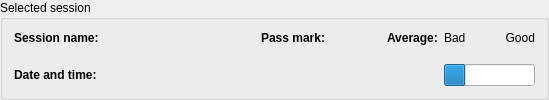
            <widget class="QGroupBox" name="SVCSGroupBox">
             <property name="sizePolicy">
              <sizepolicy hsizetype="Expanding" vsizetype="Fixed">
               <horstretch>0</horstretch>
               <verstretch>0</verstretch>
              </sizepolicy>
             </property>
             <property name="title">
              <string>Selected session</string>
             </property>
             <layout class="QGridLayout" name="gridLayout">
              <item row="0" column="0">
               <widget class="QLabel" name="label_current_session_name">
                <property name="text">
                 <string>&lt;b&gt;Session name:&lt;/b&gt;</string>
                </property>
                <property name="alignment">
                 <set>Qt::AlignLeading|Qt::AlignLeft|Qt::AlignTop</set>
                </property>
               </widget>
              </item>
              <item row="0" column="1">
               <widget class="QLabel" name="SVNameLabel">
                <property name="minimumSize">
                 <size>
                  <width>150</width>
                  <height>0</height>
                 </size>
                </property>
                <property name="statusTip">
                 <string>Name of the selected session</string>
                </property>
                <property name="alignment">
                 <set>Qt::AlignLeading|Qt::AlignLeft|Qt::AlignTop</set>
                </property>
               </widget>
              </item>
              <item row="0" column="2" rowspan="2">
               <widget class="QLabel" name="label_current_session_passmark">
                <property name="text">
                 <string>&lt;b&gt;Pass mark:&lt;/b&gt;</string>
                </property>
                <property name="alignment">
                 <set>Qt::AlignRight|Qt::AlignTop|Qt::AlignTrailing</set>
                </property>
               </widget>
              </item>
              <item row="0" column="3" rowspan="2">
               <widget class="QLabel" name="SVPassMarkLabel">
                <property name="minimumSize">
                 <size>
                  <width>50</width>
                  <height>0</height>
                 </size>
                </property>
                <property name="statusTip">
                 <string>The minimum number of correct answers to pass this exam</string>
                </property>
                <property name="alignment">
                 <set>Qt::AlignLeading|Qt::AlignLeft|Qt::AlignTop</set>
                </property>
               </widget>
              </item>
              <item row="0" column="4">
               <widget class="QLabel" name="label_overall_results">
                <property name="sizePolicy">
                 <sizepolicy hsizetype="Fixed" vsizetype="Preferred">
                  <horstretch>0</horstretch>
                  <verstretch>0</verstretch>
                 </sizepolicy>
                </property>
                <property name="text">
                 <string>&lt;b&gt;Average:&lt;/b&gt;</string>
                </property>
                <property name="alignment">
                 <set>Qt::AlignLeading|Qt::AlignLeft|Qt::AlignTop</set>
                </property>
               </widget>
              </item>
              <item row="0" column="5">
               <widget class="QLabel" name="label_overall_score_bad">
                <property name="maximumSize">
                 <size>
                  <width>75</width>
                  <height>16777215</height>
                 </size>
                </property>
                <property name="text">
                 <string>Bad</string>
                </property>
                <property name="alignment">
                 <set>Qt::AlignLeading|Qt::AlignLeft|Qt::AlignTop</set>
                </property>
               </widget>
              </item>
              <item row="0" column="6">
               <widget class="QLabel" name="label_overall_score_good">
                <property name="maximumSize">
                 <size>
                  <width>75</width>
                  <height>16777215</height>
                 </size>
                </property>
                <property name="text">
                 <string>Good</string>
                </property>
                <property name="alignment">
                 <set>Qt::AlignRight|Qt::AlignTop|Qt::AlignTrailing</set>
                </property>
               </widget>
              </item>
              <item row="1" column="0">
               <widget class="QLabel" name="label_current_session_datetime">
                <property name="text">
                 <string>&lt;b&gt;Date and time:&lt;/b&gt;</string>
                </property>
                <property name="alignment">
                 <set>Qt::AlignLeading|Qt::AlignLeft|Qt::AlignVCenter</set>
                </property>
               </widget>
              </item>
              <item row="1" column="1">
               <widget class="QLabel" name="SVDateTimeLabel">
                <property name="minimumSize">
                 <size>
                  <width>150</width>
                  <height>0</height>
                 </size>
                </property>
                <property name="statusTip">
                 <string>Date and time of the selected session</string>
                </property>
                <property name="alignment">
                 <set>Qt::AlignLeading|Qt::AlignLeft|Qt::AlignVCenter</set>
                </property>
               </widget>
              </item>
              <item row="1" column="4">
               <widget class="QLabel" name="SVOverallResultsLabel">
                <property name="text">
                 <string/>
                </property>
                <property name="alignment">
                 <set>Qt::AlignRight|Qt::AlignTrailing|Qt::AlignVCenter</set>
                </property>
               </widget>
              </item>
              <item row="1" column="5" colspan="2">
               <widget class="QProgressBar" name="SVOverallResultsProgressBar">
                <property name="maximumSize">
                 <size>
                  <width>156</width>
                  <height>16777215</height>
                 </size>
                </property>
                <property name="statusTip">
                 <string>Average result of the selected session</string>
                </property>
                <property name="value">
                 <number>24</number>
                </property>
                <property name="alignment">
                 <set>Qt::AlignHCenter</set>
                </property>
                <property name="textVisible">
                 <bool>false</bool>
                </property>
                <property name="orientation">
                 <enum>Qt::Horizontal</enum>
                </property>
               </widget>
              </item>
             </layout>
            </widget>
